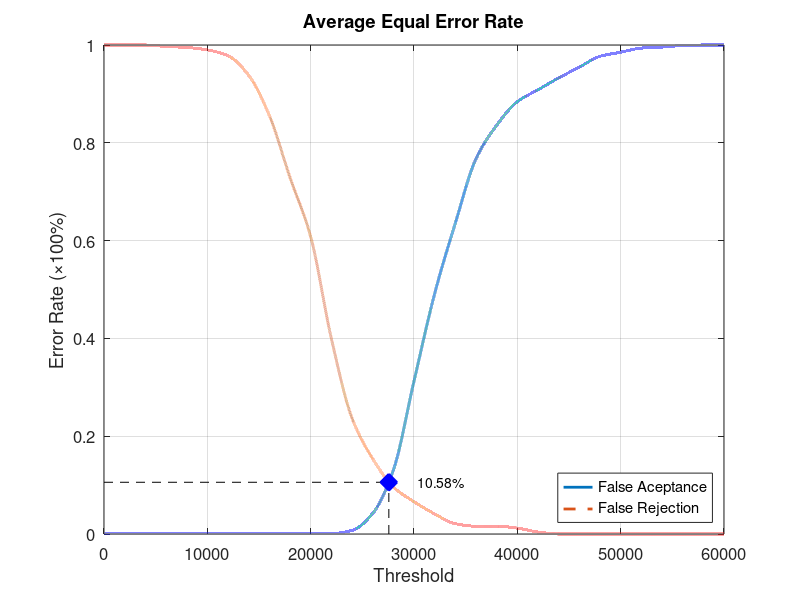
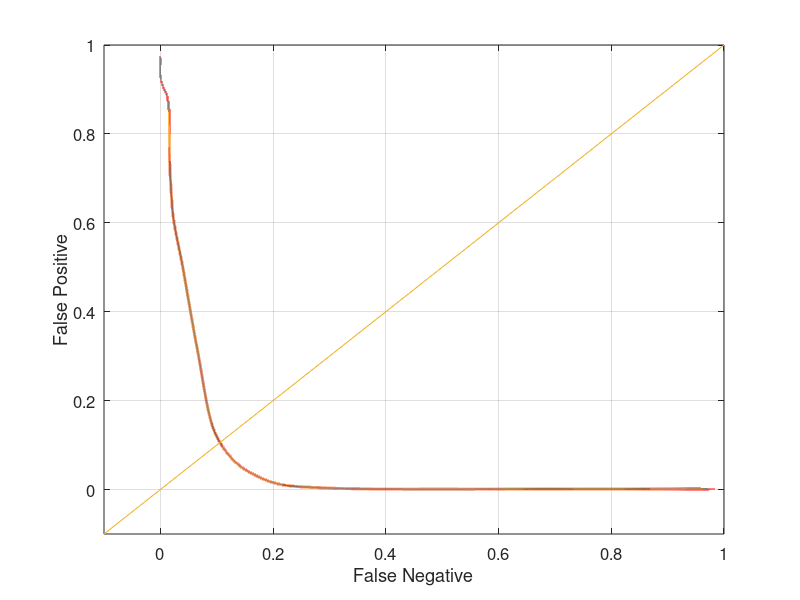

Here is the MATLAB script that generated these plots, in order:
function yEER = Database3Average
close all;
clear;
clc;
x = 0:2000:60000;
xq = 0:0.5:60000;

y0 = [0 0.00105263 0.00105263 0.00105263 0.00105263 0.00105263 0.00105263 0.00105263 0.00105263 0.00105263 0.00105263 0.00105263 0.00736842 0.0421053 0.130526 0.312632 0.491579 0.63579 0.767368 0.83579 0.88421 0.908421 0.932632 0.954737 0.976842 0.985263 0.993684 0.995789 0.998947 1 1];
yy0 = interp1(x, y0, xq, 'pchip');
y1 = [1 1 1 0.997 0.995 0.99 0.978 0.938 0.856 0.729 0.608 0.4 0.237 0.154 0.096 0.066 0.041 0.021 0.016 0.016 0.012 0.004 0 0 0 0 0 0 0 0 0];
yy1 = interp1(x, y1, xq, 'pchip');

% Calculating EER: 
y2 = abs(y0 - y1);
find(y2 == min(y2))
yy2 = abs(yy0 - yy1);
xEER = find(yy2 == min(yy2));
xEERIndex = xq(xEER) % X-axis EER
yEER = yy0(xEER) % Y-axis EER

main = figure
plot(xq, yy0,'-','LineWidth', 2);	hold on
plot(xq, yy1,'--','LineWidth', 2);	hold on
plot([xEERIndex xEERIndex], [0 yEER], 'k--');	hold on
plot([0 xEERIndex], [yEER yEER], 'k--');	hold on
plot(xEERIndex, yEER, 'bx', 'LineWidth', 10);	hold on
text(xEERIndex + 10 * xEERIndex / 100, yEER, [num2str(round((10000 * yEER)) / 100) '%'])
legend('False Aceptance', 'False Rejection', 'Location', 'SouthEast')
xlabel('Threshold')
ylabel('Error Rate (\times100%)')
title('Average Equal Error Rate')
set(gca, 'FontSize', 12)
axis([0 60000 0 1])
grid on

print(main, 'Database3AverageMain', '-dpng');
FNRxFPR = figure('Color', [1 1 1]);
plot(yy1, yy0, '-', yy1, yy0, 'LineWidth', 2);
hold on
y = -0.1:0.1:1
plot(y, y); 
set(gca, 'FontSize', 12)
xlabel('False Negative')
ylabel('False Positive')
axis([-0.1 1 -0.1 1])
set(gca, 'FontSize', 12)
grid on

print(FNRxFPR, 'Database3AverageFNRxFPR','-dpng');
end
